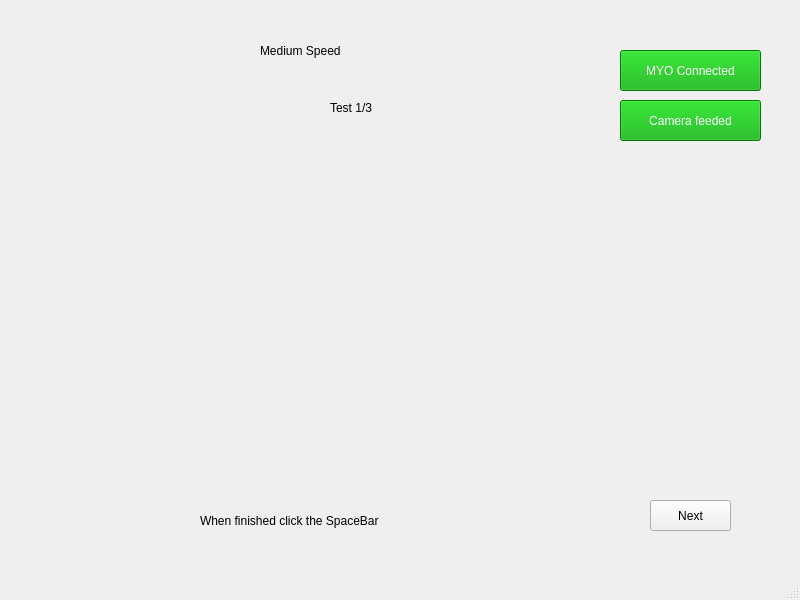
<?xml version="1.0" encoding="UTF-8"?>
<ui version="4.0">
 <class>MainWindow</class>
 <widget class="QMainWindow" name="MainWindow">
  <property name="geometry">
   <rect>
    <x>0</x>
    <y>0</y>
    <width>800</width>
    <height>600</height>
   </rect>
  </property>
  <property name="windowTitle">
   <string>MainWindow</string>
  </property>
  <widget class="QWidget" name="centralwidget">
   <widget class="QLabel" name="label_3">
    <property name="geometry">
     <rect>
      <x>330</x>
      <y>100</y>
      <width>81</width>
      <height>16</height>
     </rect>
    </property>
    <property name="styleSheet">
     <string notr="true">font: 75 16pt &quot;Arial&quot;;</string>
    </property>
    <property name="text">
     <string>Test 1/3</string>
    </property>
   </widget>
   <widget class="QLabel" name="label">
    <property name="geometry">
     <rect>
      <x>200</x>
      <y>510</y>
      <width>411</width>
      <height>21</height>
     </rect>
    </property>
    <property name="styleSheet">
     <string notr="true">font: 75 18pt &quot;Arial&quot;;</string>
    </property>
    <property name="text">
     <string>When finished click the SpaceBar</string>
    </property>
   </widget>
   <widget class="QLabel" name="label_2">
    <property name="geometry">
     <rect>
      <x>260</x>
      <y>20</y>
      <width>281</width>
      <height>61</height>
     </rect>
    </property>
    <property name="styleSheet">
     <string notr="true">font: 75 28pt &quot;Arial&quot;;</string>
    </property>
    <property name="text">
     <string>Medium Speed</string>
    </property>
   </widget>
   <widget class="QPushButton" name="pushButton">
    <property name="geometry">
     <rect>
      <x>650</x>
      <y>500</y>
      <width>81</width>
      <height>31</height>
     </rect>
    </property>
    <property name="text">
     <string>Next</string>
    </property>
    <property name="autoDefault">
     <bool>true</bool>
    </property>
   </widget>
   <widget class="QPushButton" name="btn_camera">
    <property name="geometry">
     <rect>
      <x>620</x>
      <y>100</y>
      <width>141</width>
      <height>41</height>
     </rect>
    </property>
    <property name="layoutDirection">
     <enum>Qt::LeftToRight</enum>
    </property>
    <property name="autoFillBackground">
     <bool>false</bool>
    </property>
    <property name="styleSheet">
     <string notr="true">background-color: rgb(0, 170, 0);
color: rgb(255, 255, 255);</string>
    </property>
    <property name="text">
     <string>Camera feeded</string>
    </property>
   </widget>
   <widget class="QPushButton" name="btn_myo">
    <property name="geometry">
     <rect>
      <x>620</x>
      <y>50</y>
      <width>141</width>
      <height>41</height>
     </rect>
    </property>
    <property name="autoFillBackground">
     <bool>false</bool>
    </property>
    <property name="styleSheet">
     <string notr="true">background-color: rgb(0, 170, 0);
color: rgb(255, 255, 255);</string>
    </property>
    <property name="text">
     <string>MYO Connected</string>
    </property>
   </widget>
   <widget class="QLabel" name="label_5">
    <property name="geometry">
     <rect>
      <x>150</x>
      <y>170</y>
      <width>500</width>
      <height>300</height>
     </rect>
    </property>
    <property name="text">
     <string/>
    </property>
    <property name="alignment">
     <set>Qt::AlignCenter</set>
    </property>
   </widget>
  </widget>
  <widget class="QMenuBar" name="menubar">
   <property name="geometry">
    <rect>
     <x>0</x>
     <y>0</y>
     <width>800</width>
     <height>22</height>
    </rect>
   </property>
  </widget>
  <widget class="QStatusBar" name="statusbar"/>
 </widget>
 <resources/>
 <connections/>
</ui>
